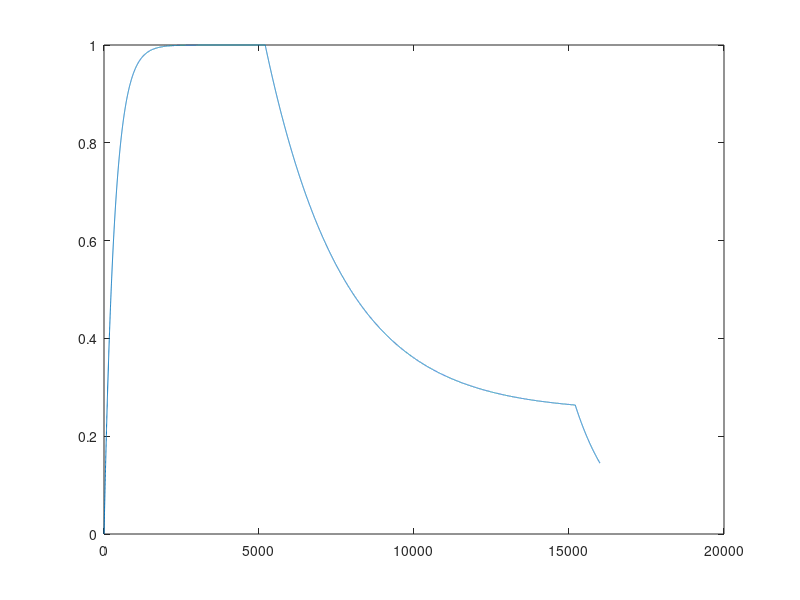

MATLAB code for this plot:
% target - vector of attack, sustain, release target values
% gain - vector of attack, sustain, release gain values
% duration - vector of attack, sustain, release durations in ms
% a - vector of adsr envelope values
target = [0.99999;0.25;0];
gain = [0.003;0.0004;0.00075];
duration = [325;625;250];
fs = 16000;
a = zeros(fs,1); % assume 1 second duration ADSR envelope
duration = round((duration/1000).*fs); % envelope duration in samp
% Attack phase
start = 2;
stop = duration(1);
for n = [start:stop]
a(n) = target(1)*gain(1) + (1.0 - gain(1))*a(n-1);
end
% Sustain phase
start = stop + 1;
stop = start + duration(2);
for n = [start:stop]
a(n) = target(2)*gain(2) + (1.0 - gain(2))*a(n-1);
end
% Release phase
start = stop + 1;
stop = fs;
for n = [start:stop]
a(n) = target(3)*gain(3) + (1.0 - gain(3))*a(n-1);
plot(a)

end;